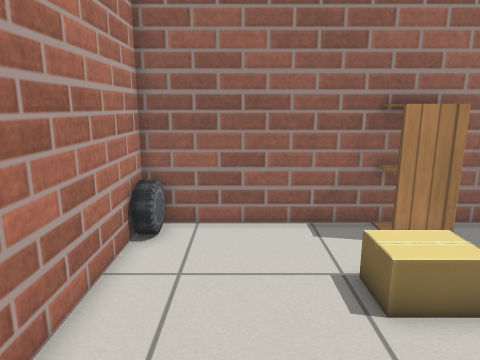
view 1 (above)

24 first-person views from a walk through a robot-simulator world made for Gazebo. The camera is 1 m above the floor, tilts 12° down and sees 70° across. The floor is counted in squares, 0.25 m on a side. Each view is taken from the middle of a square. On the plan, view 1 faces up. The plan holds only what a view shows up to about 20 squares ahead; the rest is blank. The robots in the file are not drawn. Simple patterns stand in for the simulator's built-in surfaces.

view 2
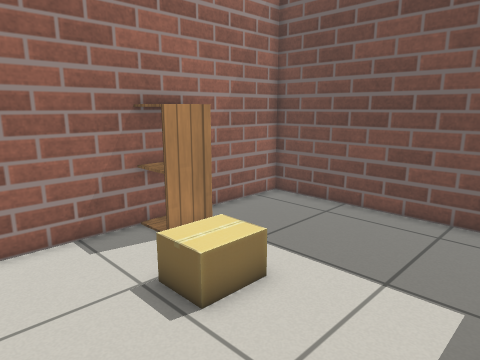

view 3
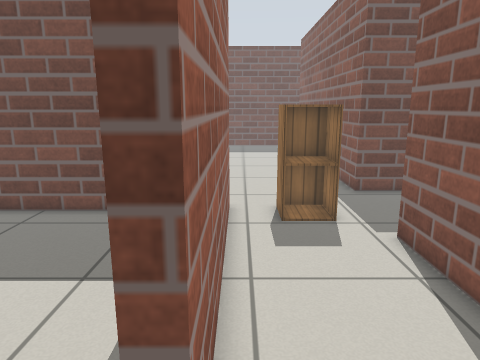

view 4
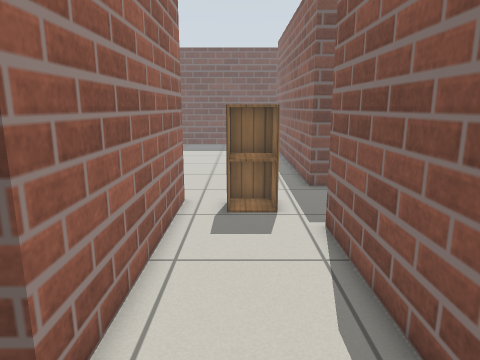

view 5
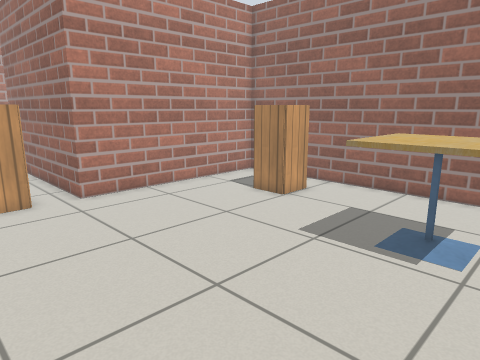

view 6
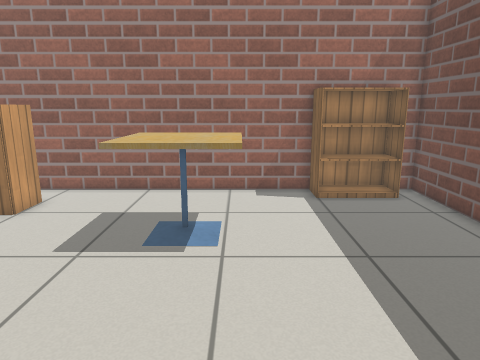

view 7
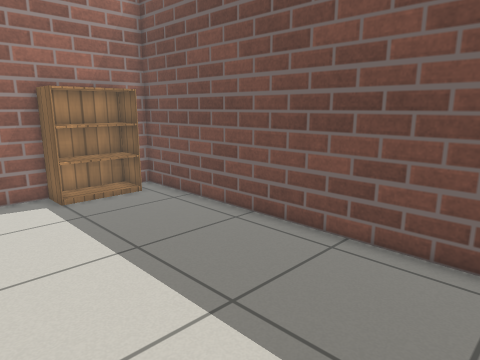

view 8
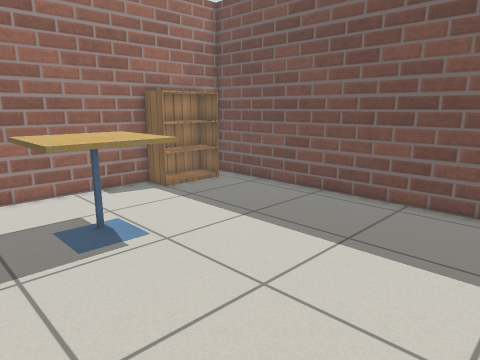

view 9
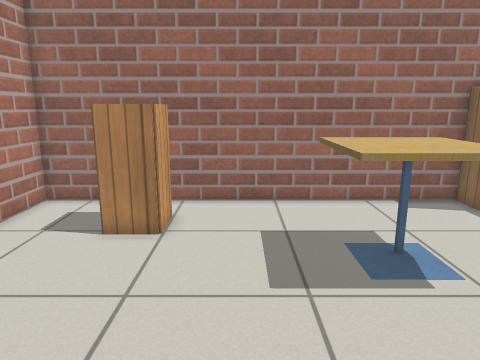

view 10
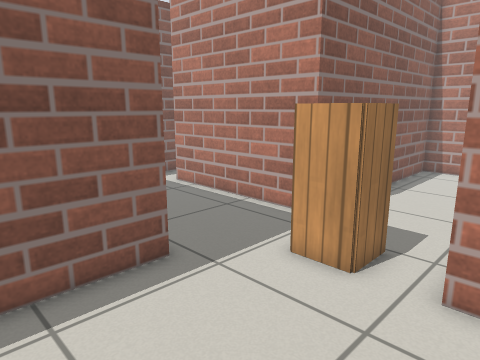

view 11
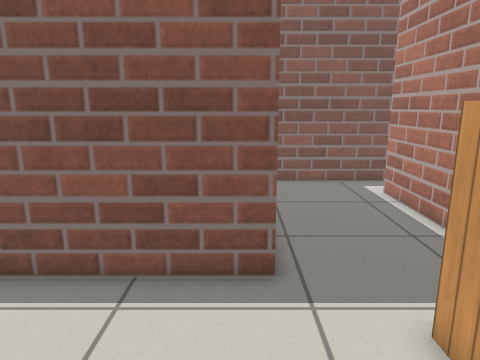

view 12
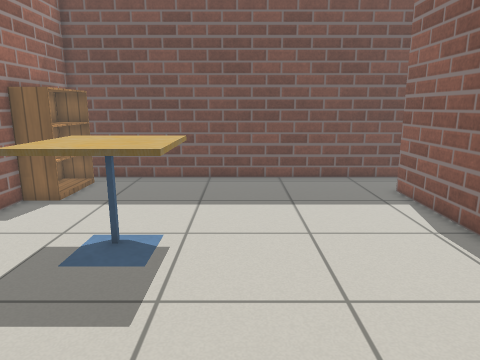

view 13
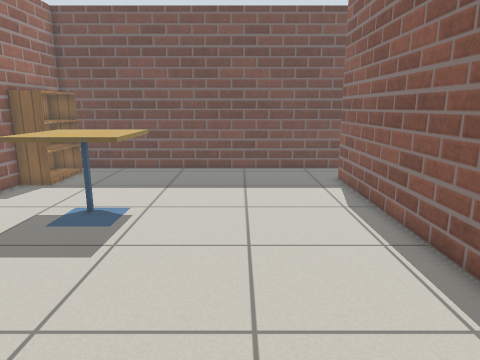

view 14
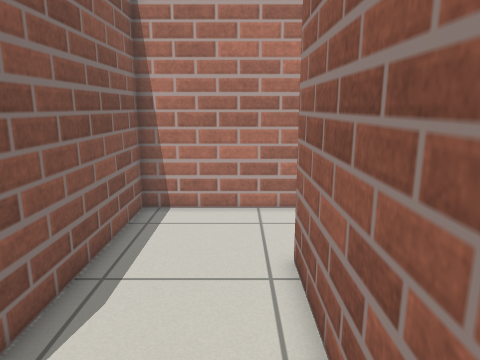

view 15
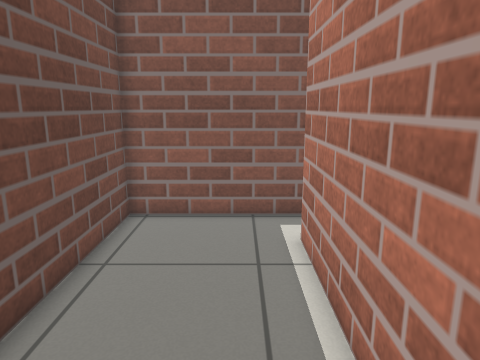

view 16
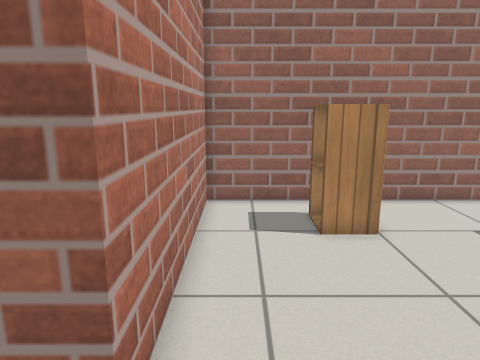

view 17
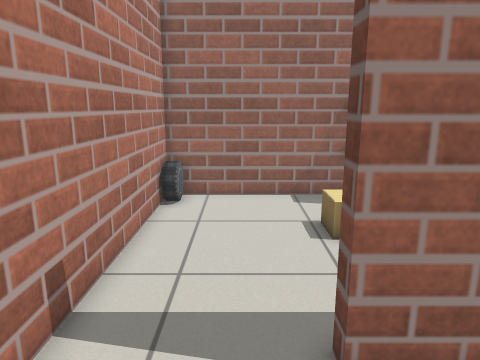

view 18
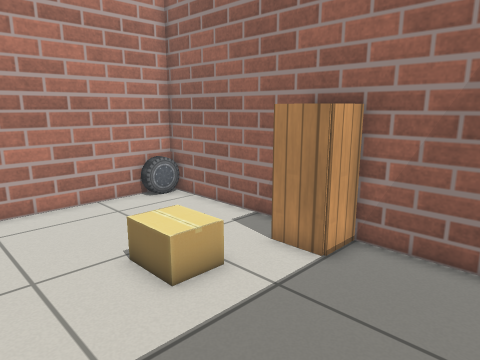

view 19
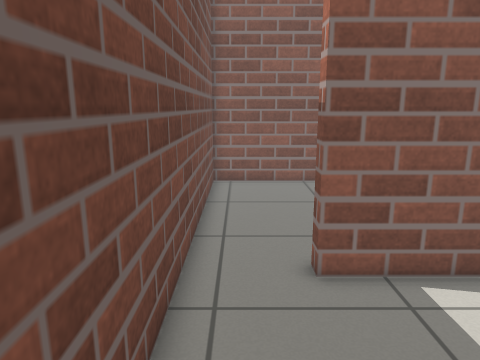

view 20
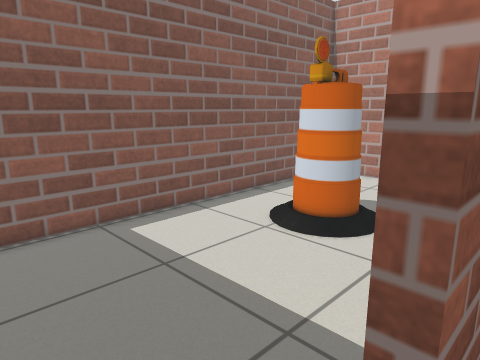

view 21
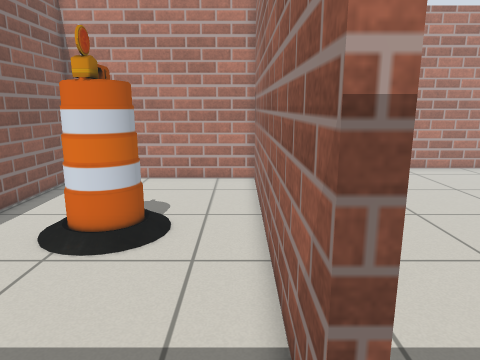

view 22
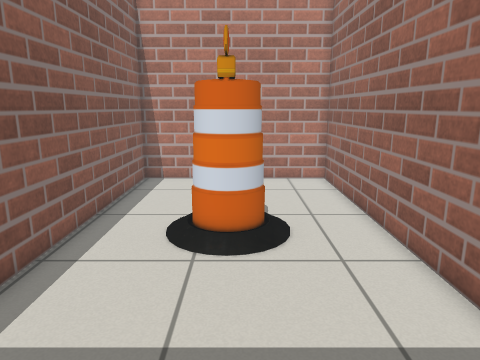

view 23
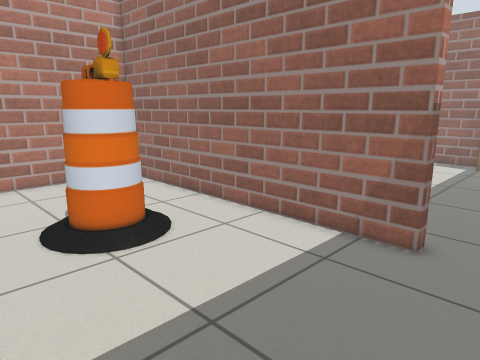

view 24
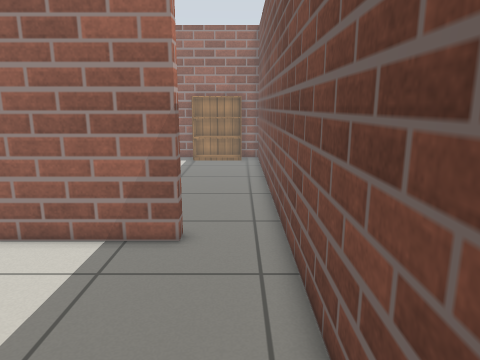

### Floor plan
Points are (right, up) in squares from view 1. A wall is a line through its corners. A room is listed if a view was taken in it or the views show most of it. See-through windows are left out.
Room 1 (views 1, 3, 4, 5, 6, 7, 8, 9, 10, 11, 12, 13, 14, 15, 16, 17, 19, 20)
walls: (35.5, -6.4) (35.5, 11.5) (12.6, 11.5) (12.6, 0.4) (1.5, 0.4); (8, -16.4) (15.2, -16.4) (15.2, -5.6) (32.2, -5.6) (32.2, -6.2); (-3.3, 0.6) (-3.3, -4.9) (9.1, -4.9) (9.1, -14)
ways out: opening at (-0.5, 1) to room 2; opening at (34, -6) to room 3; opening at (9, -15)
objects: cabinet (11, -3) to (12, -2); cabinet (17, 8) to (18, 9); cafe table (24, 4) to (27, 7); bookshelf (31, 10) to (34, 11)
Room 2 (views 2, 18)
walls: (1.5, 0.4) (1.5, 1.1); (-3.3, 9.5) (-3.3, 0.6); (12, 2.9) (12, 11.5) (-3.4, 11.5)
ways out: opening at (-0.5, 1) to room 1
objects: car (-3, 10) to (-3, 11); cardboard box (3, 6) to (5, 7); cabinet (5, 10) to (6, 11)
Room 3 (views 21, 22, 23, 24)
walls: (32.2, -6.2) (15.8, -6.2) (15.8, -16.4) (35.5, -16.4) (35.5, -6.4)
ways out: opening at (34, -6) to room 1
objects: barrel (23, -12) to (25, -10)

Positions as (right, up) in squares from view 1, and headings:
1: (0, 0), facing up
2: (-1, 1), facing up-right
3: (-1, 0), facing right
4: (-2, -2), facing right
5: (28, -5), facing up-left
6: (27, -5), facing up
7: (26, -5), facing up-right
8: (21, -5), facing up-right
9: (21, -3), facing up
10: (20, 2), facing down-left
11: (16, 2), facing down
12: (16, 2), facing right
13: (13, 0), facing right
14: (10, -1), facing left
15: (11, -4), facing down
16: (14, -3), facing up
17: (0, -4), facing up
18: (11, 2), facing up-left
19: (34, 2), facing down
20: (35, -5), facing down-left
21: (35, -7), facing left
22: (35, -11), facing left
23: (35, -16), facing up-left
24: (34, -16), facing up
